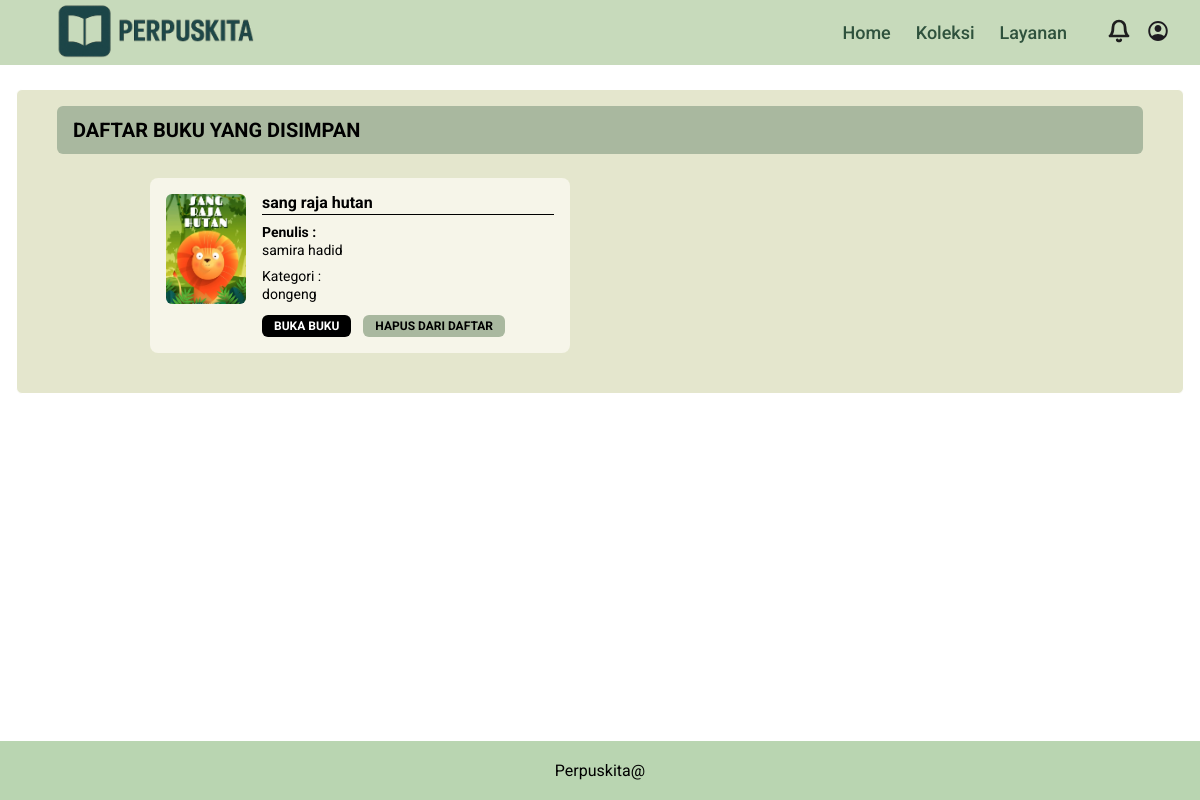
The page /perpusimk/pages/bukusimpan.php (signed in) on the database its author committed.
### tables this page shows
CREATE TABLE `arsip` (
  `id` int(11) NOT NULL,
  `id_buku` int(11) NOT NULL,
  `id_user` int(11) NOT NULL
);

CREATE TABLE `buku` (
  `id_buku` int(11) NOT NULL,
  `judul` varchar(255) NOT NULL,
  `penulis` varchar(255) NOT NULL,
  `penerbit` varchar(255) NOT NULL,
  `halaman` int(11) NOT NULL,
  `kategori` varchar(255) NOT NULL,
  `sipnosis` varchar(255) NOT NULL,
  `cover` varchar(255) NOT NULL
);

### perpusimk/pages/bukusimpan.php (the view, shortened to what this page needs)
<?php
include '../php/bukusimpan.php';
$id_user = $_SESSION['id_user'];
$stmt = $conn->prepare("
  SELECT a.id AS id_arsip, b.id_buku, b.judul, b.cover, b.penulis, b.kategori
  FROM arsip a
  JOIN buku b ON a.id_buku = b.id_buku
  WHERE a.id_user = ?
");
$stmt->bind_param("i", $id_user);
$stmt->execute();
$result = $stmt->get_result();
$bukuList = [];
if ($result && $result->num_rows > 0) {
  while ($row = $result->fetch_assoc()) {
    $bukuList[] = $row;
  }
}
?>
<!DOCTYPE html>
<html lang="id">
<head>
  <link rel="stylesheet" href="/perpusimk/css/simpan.css" />
</head>
<body>
<header class="header">
  <div class="header-left">
    <img src="/perpusimk/img/chat-gpt-image-29-apr-2025-21-23-28-20.png" alt="Logo" class="logo-icon" />
  </div>
  <div class="header-right">
    <nav class="nav-menu">
      <a class="nav-item" href="/perpusimk/index.php">Home</a>
      <a class="nav-item" href="/perpusimk/pages/koleksi.php">Koleksi</a>
      <a class="nav-item" href="/perpusimk/pages/layanan.html">Layanan</a>
    </nav>
    <div class="icons">
      <a href="/perpusimk/notifikasi.html"><img src="/perpusimk/img/bell0.svg" alt="Notifikasi" class="icon" /></a>
      <a href="/perpusimk/pages/profil.php"><img src="/perpusimk/img/account-circle0.svg" alt="User" class="icon" /></a>
    </div>
  </div>
</header>
<main class="main-content">
  <h1 class="main-title">DAFTAR BUKU YANG DISIMPAN</h1>
  <section aria-label="Saved books list" class="books-grid">
    <?php if (count($bukuList) > 0): ?>
      <?php foreach ($bukuList as $buku): ?>
        <article class="book-card">
          <img alt="Cover <?= htmlspecialchars($buku['judul']) ?>" class="book-cover" src="/perpusimk/img/<?= htmlspecialchars($buku['cover']) ?>" />
          <div class="book-info">
            <h2 class="book-title"><?= htmlspecialchars($buku['judul']) ?></h2>
            <p class="book-creator"><strong>Penulis :</strong><br /><?= htmlspecialchars($buku['penulis']) ?></p>
            <p class="book-genre">Kategori :<br /><?= htmlspecialchars($buku['kategori']) ?></p>
            <div class="book-buttons">
              <a href="book.php?id=<?= $buku['id_buku'] ?>" class="btn-open">BUKA BUKU</a>
              <a href="/perpusimk/php/hapus.php?id=<?= $buku['id_arsip'] ?>" class="btn-remove">HAPUS DARI DAFTAR</a>
            </div>
          </div>
        </article>
      <?php endforeach; ?>
    <?php else: ?>
      <p style="padding: 1rem;">Belum ada buku yang disimpan.</p>
    <?php endif; ?>
  </section>
</main>
<footer class="footer">
  <p>Perpuskita@</p>
</footer>
</body>
</html>

### perpusimk/css/simpan.css (style rules this page uses)
* { box-sizing: border-box; margin: 0; padding: 0; }
body { font-family: "Roboto", sans-serif; position: relative; min-height: 100vh; background-color: #ffffff; }
.header { background-color: rgba(197, 217, 184, 0.95); height: 65px; display: flex; justify-content: space-between; align-items: center; padding: 0 30px; position: relative; z-index: 1; }
.header-left { display: flex; align-items: center; gap: 10px; }
.logo-icon { width: 250px; height: auto; }
.header-right { display: flex; align-items: center; gap: 40px; }
.nav-menu { display: flex; gap: 25px; }
.nav-item { font-size: 18px; font-weight: 500; color: #2f523d; cursor: pointer; transition: color 0.3s ease; text-decoration: none; }
.icons { display: flex; align-items: center; gap: 15px; }
.icon { width: 24px; height: 24px; cursor: pointer; }
main { margin: 1.5rem 1rem; border: 1px solid #ffffff; border-radius: 0.375rem; padding: 1rem; background-color: #e4e6cd; }
.main-content { padding: 1rem 2.5rem 2.5rem 2.5rem; }
.main-title { background-color: #a9b89f; color: black; font-weight: 700; font-size: 1.25rem; padding: 0.75rem 1rem; border-radius: 0.375rem; user-select: none; max-width: 100%; margin-bottom: 1.5rem; }
.books-grid { display: grid; grid-template-columns: 1fr; gap: 1.5rem; max-width: 900px; margin: 0 auto; }
@media (min-width: 640px) { .books-grid { grid-template-columns: repeat(2, 1fr); } }
.book-card { background-color: #f6f5e9; border-radius: 0.5rem; padding: 1rem; display: flex; gap: 1rem; max-width: 420px; user-select: none; }
.book-cover { width: 80px; height: 110px; border-radius: 0.375rem; object-fit: cover; flex-shrink: 0; }
.book-info { display: flex; flex-direction: column; justify-content: space-between; flex: 1; }
.book-title { font-weight: 700; font-size: 1rem; border-bottom: 1.5px solid black; padding-bottom: 2px; line-height: 1.1; margin: 0; }
.book-creator, .book-genre { font-size: 0.875rem; margin-top: 0.5rem; line-height: 1.3; }
.book-buttons { margin-top: 0.75rem; display: flex; gap: 0.75rem; text-decoration: none; }
.btn-open { background-color: black; color: white; font-weight: 700; font-size: 0.75rem; padding: 0.25rem 0.75rem; border-radius: 0.375rem; border: none; cursor: pointer; user-select: none; text-decoration: none; }
.btn-remove { background-color: #a9b89f; color: black; font-weight: 700; font-size: 0.75rem; padding: 0.25rem 0.75rem; border-radius: 0.375rem; border: none; cursor: pointer; user-select: none; text-decoration: none; }
.footer { background-color: #b9d5b1; text-align: center; padding: 20px; width: 100%; position: fixed; bottom: 0; }

### rows shown on the page
arsip: id_buku.cover (picture), id_buku.judul "sang raja hutan", id_buku.penulis "samira hadid", id_buku.kategori "dongeng"
